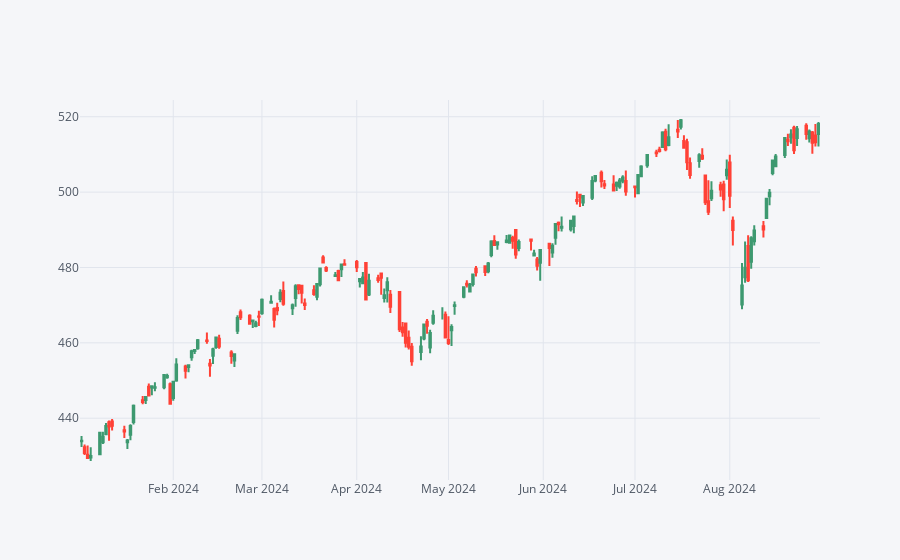

Source (notebook cell):
### Code cell
voo_data.loc["1-2024":"8-2024"].iplot(kind = "candle")

### Figure 1 — Plotly figure (JSON) as saved in the notebook; plotly's stock layout.template omitted (floating-point values rounded to 4 significant figures; data arrays with more than 128 entries replaced by an {"elided": "..."} marker saying what was removed)
{"data": [{"close": {"elided": "168 float values"}, "high": {"elided": "168 float values"}, "low": {"elided": "168 float values"}, "open": {"elided": "168 float values"}, "showlegend": false, "type": "candlestick", "x": {"elided": "168 str values"}, "yaxis": "y2"}], "layout": {"autosize": true, "legend": {"bgcolor": "#F5F6F9", "font": {"color": "#4D5663"}}, "paper_bgcolor": "#F5F6F9", "plot_bgcolor": "#F5F6F9", "title": {"font": {"color": "#4D5663"}}, "xaxis": {"autorange": true, "gridcolor": "#E1E5ED", "range": ["2024-01-01 12:00", "2024-08-30 12:00"], "rangeslider": {"visible": false, "yaxis2": {}}, "showgrid": true, "tickfont": {"color": "#4D5663"}, "title": {"font": {"color": "#4D5663"}, "text": ""}, "type": "date", "zerolinecolor": "#E1E5ED"}, "yaxis": {"gridcolor": "#E1E5ED", "showgrid": true, "showticklabels": false, "tickfont": {"color": "#4D5663"}, "title": {"font": {"color": "#4D5663"}, "text": ""}, "zerolinecolor": "#E1E5ED"}, "yaxis2": {"autorange": true, "gridcolor": "#E1E5ED", "range": [423.6, 524.4], "showgrid": true, "tickfont": {"color": "#4D5663"}, "title": {"font": {"color": "#4D5663"}, "text": ""}, "zerolinecolor": "#E1E5ED"}}}
